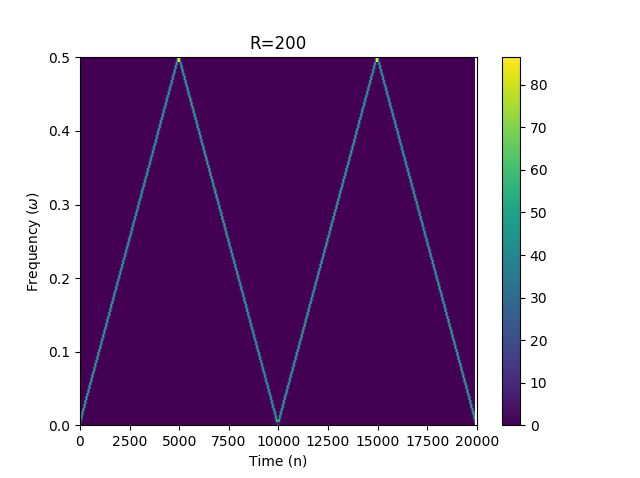

Recreate this plot in Python.
#!/usr/bin/env python3
# -*- coding: utf-8 -*-
"""
Created on Thu Nov 16 10:38:10 2017

@author: rocky
"""
import numpy as np 
import matplotlib.pyplot as plt 
from scipy import signal
global pi

if __name__ == '__main__':
    pi = np.pi
    #序列參數初始化
    omega_0 = 10*pi*10**-5
    seq = np.arange(0,20000)    
    #建立x_n序列
    x_n = np.cos(omega_0 *(seq*seq))
    #使用scipy.signal.spectrogram 進行 spectrogram參數運算
    #可參考：https://docs.scipy.org/doc/scipy-0.16.0/reference/generated/scipy.signal.spectrogram.html
    f, t, Sxx = signal.spectrogram(x_n,window='hamming',nperseg=200,noverlap=199)
    plt.title('R=200')
    plt.pcolormesh(t, f, Sxx)   
    plt.colorbar()
    plt.xlim(0,20000)
    plt.ylabel('Frequency ($\omega$)')
    plt.xlabel('Time (n)')
    plt.show()
